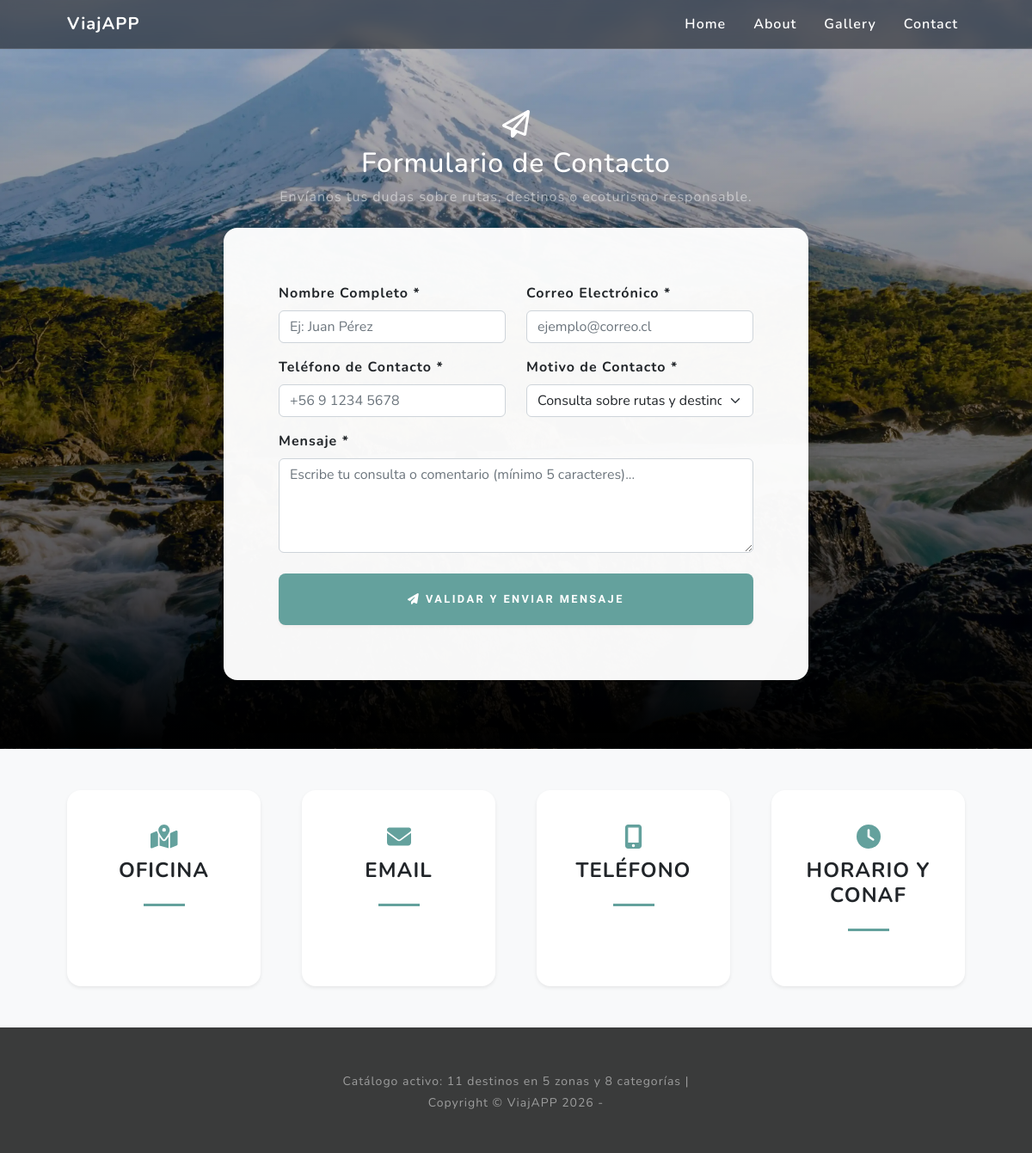
The app's page /contact/, older data.
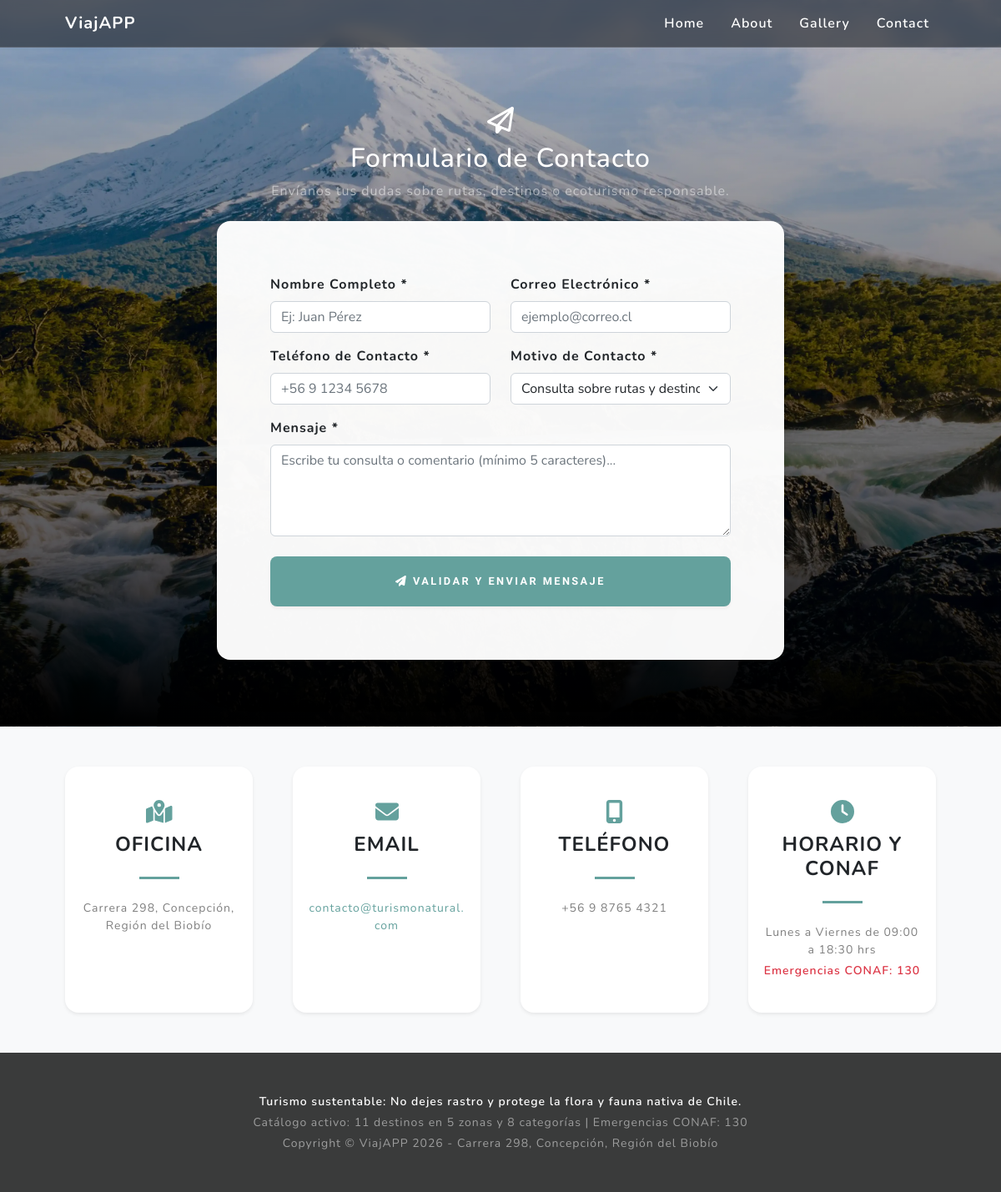
The same page, newer data.
### corporativo/models.py (models this page shows, shortened)
class ParametroCorporativo(models.Model):
    clave = models.SlugField(
        max_length=100,
        unique=True,
        verbose_name='Clave de contexto (identificador)',
    )
    nombre = models.CharField(
        max_length=150,
        verbose_name='Nombre descriptivo del parámetro',
    )
    valor = models.CharField(
        max_length=300,
        verbose_name='Valor o contenido',
    )
    activo = models.BooleanField(
        default=True,
        verbose_name='Parámetro activo',
    )
    created = models.DateTimeField(
        auto_now_add=True,
        verbose_name='Fecha de creación',
    )
    updated = models.DateTimeField(
        auto_now=True,
        verbose_name='Fecha de actualización',
    )
    class Meta:
        verbose_name = 'Parámetro Corporativo'
        verbose_name_plural = 'Parámetros Corporativos'
        ordering = ['nombre']

### contact/views.py (the view, shortened to what this page needs)
# urls.py: path('contact/', contact_views.contact, name='contact'),
@require_http_methods(['GET', 'POST'])
def contact(request):
    contact_form = ContactForm()
    return render(request, 'contact/contact.html', {'form': contact_form})

### corporativo/processors.py (called while the page is built)
def ctx_corporativo(request):
    contexto = {}
    parametros = ParametroCorporativo.objects.filter(activo=True)
    for parametro in parametros:
        contexto[parametro.clave] = parametro.valor
    contexto['TOTAL_DESTINOS'] = Destino.objects.count()
    contexto['TOTAL_ZONAS'] = Zona.objects.count()
    contexto['TOTAL_CATEGORIAS'] = Categoria.objects.count()
    return contexto

### contact/templates/contact/contact.html (shortened to what this page needs)
{% extends "contact/base.html" %}
{% load static %}
{% block content %}
        <section class="signup-section" id="signup">
            <div class="container px-4 px-lg-5">
                <div class="row gx-4 gx-lg-5 justify-content-center">
                    <div class="col-md-10 col-lg-8">
                        <div class="text-center mb-4">
                            <i class="far fa-paper-plane fa-2x mb-2 text-white"></i>
                            <h2 class="text-white mb-2">Formulario de Contacto</h2>
                            <p class="text-white-50 mb-0">Envíanos tus dudas sobre rutas, destinos o ecoturismo responsable.</p>
                        </div>
                        <div class="card contact-form-card shadow-lg border-0 rounded-4 p-4 p-md-5">
                            <div class="card-body">
                                <form method="post" action="{% url 'contact' %}" novalidate>
                                    <div class="row">
                                        <div class="col-md-6 mb-3">
                                            <label for="{{ form.nombre.id_for_label }}" class="form-label fw-bold text-dark">
                                                {{ form.nombre.label }} *
                                            </label>
                                            {{ form.nombre }}
                                        </div>
                                        <div class="col-md-6 mb-3">
                                            <label for="{{ form.email.id_for_label }}" class="form-label fw-bold text-dark">
                                                {{ form.email.label }} *
                                            </label>
                                            {{ form.email }}
                                        </div>
                                    </div>
                                    <div class="row">
                                        <div class="col-md-6 mb-3">
                                            <label for="{{ form.telefono.id_for_label }}" class="form-label fw-bold text-dark">
                                                {{ form.telefono.label }} *
                                            </label>
                                            {{ form.telefono }}
                                        </div>
                                        <div class="col-md-6 mb-3">
                                            <label for="{{ form.motivo.id_for_label }}" class="form-label fw-bold text-dark">
                                                {{ form.motivo.label }} *
                                            </label>
                                            {{ form.motivo }}
                                        </div>
                                    </div>
                                    <div class="mb-4">
                                        <label for="{{ form.mensaje.id_for_label }}" class="form-label fw-bold text-dark">
                                            {{ form.mensaje.label }} *
                                        </label>
                                        {{ form.mensaje }}
                                    </div>
                                    <div class="d-grid">
                                        <button class="btn btn-primary rounded-3" id="submitButton" type="submit">
                                            <i class="fas fa-paper-plane me-2"></i>Validar y Enviar Mensaje
                                        </button>
                                    </div>
                                </form>
                            </div>
                        </div>
                    </div>
                </div>
            </div>
        </section>
        <section class="contact-section bg-light py-5">
            <div class="container px-4 px-lg-5">
                <div class="row gx-4 gx-lg-5">
                    <div class="col-md-3 mb-3 mb-md-0">
                        <div class="card py-4 h-100 shadow-sm border-0 rounded-4">
                            <div class="card-body text-center">
                                <i class="fas fa-map-marked-alt text-primary mb-2 fs-3"></i>
                                <h4 class="text-uppercase m-0 fw-bold">Oficina</h4>
                                <hr class="my-4 mx-auto contact-card-divider" />
                                <div class="small text-black-50">{{ DIRECCION_OFICINA }}</div>
                            </div>
                        </div>
                    </div>
                    <div class="col-md-3 mb-3 mb-md-0">
                        <div class="card py-4 h-100 shadow-sm border-0 rounded-4">
                            <div class="card-body text-center">
                                <i class="fas fa-envelope text-primary mb-2 fs-3"></i>
                                <h4 class="text-uppercase m-0 fw-bold">Email</h4>
                                <hr class="my-4 mx-auto contact-card-divider" />
                                <div class="small text-black-50">
                                    <a href="mailto:{{ CORREO_CONTACTO }}" class="text-decoration-none">{{ CORREO_CONTACTO }}</a>
                                </div>
                            </div>
                        </div>
                    </div>
                    <div class="col-md-3 mb-3 mb-md-0">
                        <div class="card py-4 h-100 shadow-sm border-0 rounded-4">
                            <div class="card-body text-center">
                                <i class="fas fa-mobile-alt text-primary mb-2 fs-3"></i>
                                <h4 class="text-uppercase m-0 fw-bold">Teléfono</h4>
                                <hr class="my-4 mx-auto contact-card-divider" />
                                <div class="small text-black-50">{{ TELEFONO_CONTACTO }}</div>
                            </div>
                        </div>
                    </div>
                    <div class="col-md-3 mb-3 mb-md-0">
                        <div class="card py-4 h-100 shadow-sm border-0 rounded-4">
                            <div class="card-body text-center">
                                <i class="fas fa-clock text-primary mb-2 fs-3"></i>
                                <h4 class="text-uppercase m-0 fw-bold">Horario y CONAF</h4>
                                <hr class="my-4 mx-auto contact-card-divider" />
                                <div class="small text-black-50">{{ HORARIO_ATENCION }}</div>
                                <div class="small text-danger fw-semibold mt-1">{{ FONO_EMERGENCIA_CONAF }}</div>
                            </div>
                        </div>
                    </div>
                </div>
            </div>
        </section>
{% endblock %}

### contact/templates/contact/base.html (shortened to what this page needs)
{% load static %}
<!DOCTYPE html>
<html lang="es">
    <head>
        <link href="https://cdn.jsdelivr.net/npm/bootstrap@5.2.3/dist/css/bootstrap.min.css" rel="stylesheet" />
        <link href="{% static 'contact/css/styles.css' %}?v=7" rel="stylesheet" />
    </head>
    <body id="page-top">
        <nav class="navbar navbar-expand-lg navbar-light fixed-top" id="mainNav">
            <div class="container px-4 px-lg-5">
                <a class="navbar-brand fw-bold" href="{% url 'home' %}">ViajAPP</a>
                <div class="collapse navbar-collapse justify-content-end" id="navbarResponsive">
                    <ul class="navbar-nav ms-auto mb-2 mb-lg-0">
                        <li class="nav-item"><a class="nav-link" href="{% url 'home' %}">Home</a></li>
                        <li class="nav-item"><a class="nav-link" href="{% url 'about' %}">About</a></li>
                        <li class="nav-item"><a class="nav-link" href="{% url 'gallery' %}">Gallery</a></li>
                        <li class="nav-item"><a class="nav-link" href="{% url 'contact' %}">Contact</a></li>
                    </ul>
                </div>
            </div>
        </nav>
        {% block content %}{% endblock %}
        <footer class="footer small text-center text-white-50">
            <div class="container px-4 px-lg-5">
                <div class="mb-1 text-white fw-semibold">{{ LEMA_ECOTURISMO }}</div>
                <div class="mb-1">Catálogo activo: {{ TOTAL_DESTINOS }} destinos en {{ TOTAL_ZONAS }} zonas y {{ TOTAL_CATEGORIAS }} categorías | {{ FONO_EMERGENCIA_CONAF }}</div>
                <div>Copyright &copy; ViajAPP 2026 - {{ DIRECCION_OFICINA }}</div>
            </div>
        </footer>
    </body>
</html>

### contact/static/contact/css/styles.css (style rules this page uses)
:root { --bs-primary: #64a19d; --bs-primary-rgb: 100, 161, 157; --bs-secondary: #7464a1; --bs-success: #67c29c; --bs-info: #1cabc4; --bs-warning: #e4c662; --bs-danger: #a16468; --bs-light: #f8f9fa; --bs-dark: #212529; --bs-body-font-family: Nunito, -apple-system, BlinkMacSystemFont, Segoe UI, Roboto, Helvetica Neue, Arial, sans-serif; --bs-body-font-size: 1rem; --bs-body-font-weight: 400; --bs-body-line-height: 1.5; --bs-body-color: #212529; --bs-body-bg: #fff; --bs-link-color: #64a19d; --bs-link-hover-color: #50817e; }
*, *::before, *::after { box-sizing: border-box; }
html, body { height: 100%; }
body { min-height: 100vh; display: flex; flex-direction: column; margin: 0; font-family: var(--bs-body-font-family); font-size: var(--bs-body-font-size); font-weight: var(--bs-body-font-weight); line-height: var(--bs-body-line-height); color: var(--bs-body-color); background-color: #3a3b3b; letter-spacing: 0.0625em; scroll-padding-top: calc(4.5rem - 1px); }
#mainNav { min-height: 3.5rem; background-color: rgba(33, 37, 41, 0.62); border-bottom: 1px solid rgba(255, 255, 255, 0.12); backdrop-filter: blur(8px); -webkit-backdrop-filter: blur(8px); padding: 0.5rem 1rem; }
#mainNav .navbar-brand { color: #ffffff ; font-weight: 700; }
#mainNav .navbar-nav { list-style: none; display: flex; gap: 1rem; margin-bottom: 0; }
#mainNav .navbar-nav .nav-link { color: #ffffff ; font-weight: 600; transition: color 0.2s ease-in-out; }
#mainNav { transition: top 0.3s ease-in-out; }
.btn { box-shadow: 0 0.1875rem 0.1875rem 0 rgba(206, 178, 178, 0.1) ; padding: 1.25rem 2rem; font-family: "Varela Round", -apple-system, BlinkMacSystemFont, "Segoe UI", Roboto, sans-serif; font-size: 80%; text-transform: uppercase; letter-spacing: 0.15rem; border: 0; }
.btn-primary { color: #fff; background-color: #64a19d; border-color: #64a19d; border-radius: 0.4rem; font-weight: 700; transition: background-color 0.2s ease, border-color 0.2s ease, transform 0.2s ease, box-shadow 0.2s ease; }
.signup-section { padding: 8rem 0 5rem 0; background: linear-gradient(to bottom, rgba(0, 0, 0, 0.25) 0%, rgba(0, 0, 0, 0.65) 75%, #000 100%), url("../assets/img/puertov.webp"); background-position: center; background-repeat: no-repeat; background-size: cover; }
.contact-form-card { background-color: rgba(255, 255, 255, 0.97); }
.contact-section { flex: 1 0 auto; padding-top: 5rem; }
.contact-card-divider { width: 3rem; border-top: 3px solid #64a19d; opacity: 1; }
.contact-section .card { border: 0; border-bottom: 0.25rem solid #64a19d; }
.footer { margin-top: auto; flex-shrink: 0; padding: 3rem 0; background-color: #3a3b3b; color: rgb(242, 243, 245) ; }

Row changes from the older to the newer data that the page shows:
added ParametroCorporativo: valor "Carrera 298, Concepción, Región del Biobío"
added ParametroCorporativo: valor "contacto@turismonatural.com"
added ParametroCorporativo: valor "+56 9 8765 4321"
added ParametroCorporativo: valor "Lunes a Viernes de 09:00 a 18:30 hrs"
added ParametroCorporativo: valor "Emergencias CONAF: 130"
added ParametroCorporativo: valor "Turismo sustentable: No dejes rastro y protege la flora y fauna nativa de Chile."
